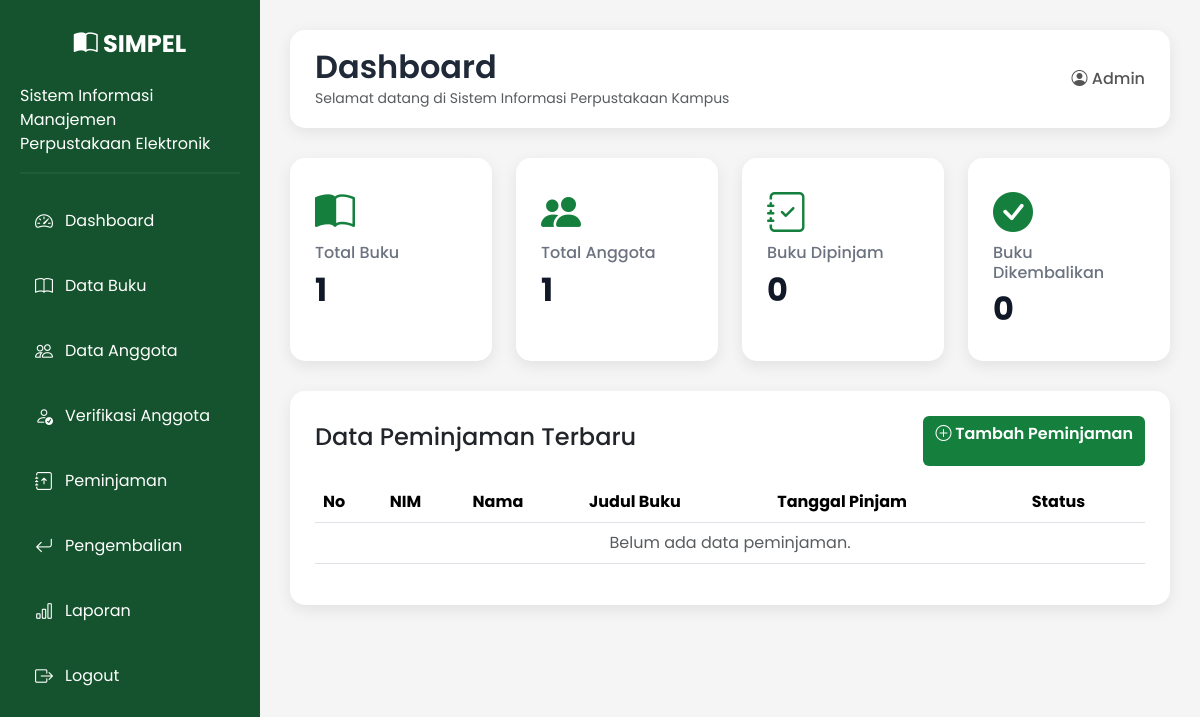
The app's page /dashboard/ (signed in), older data.
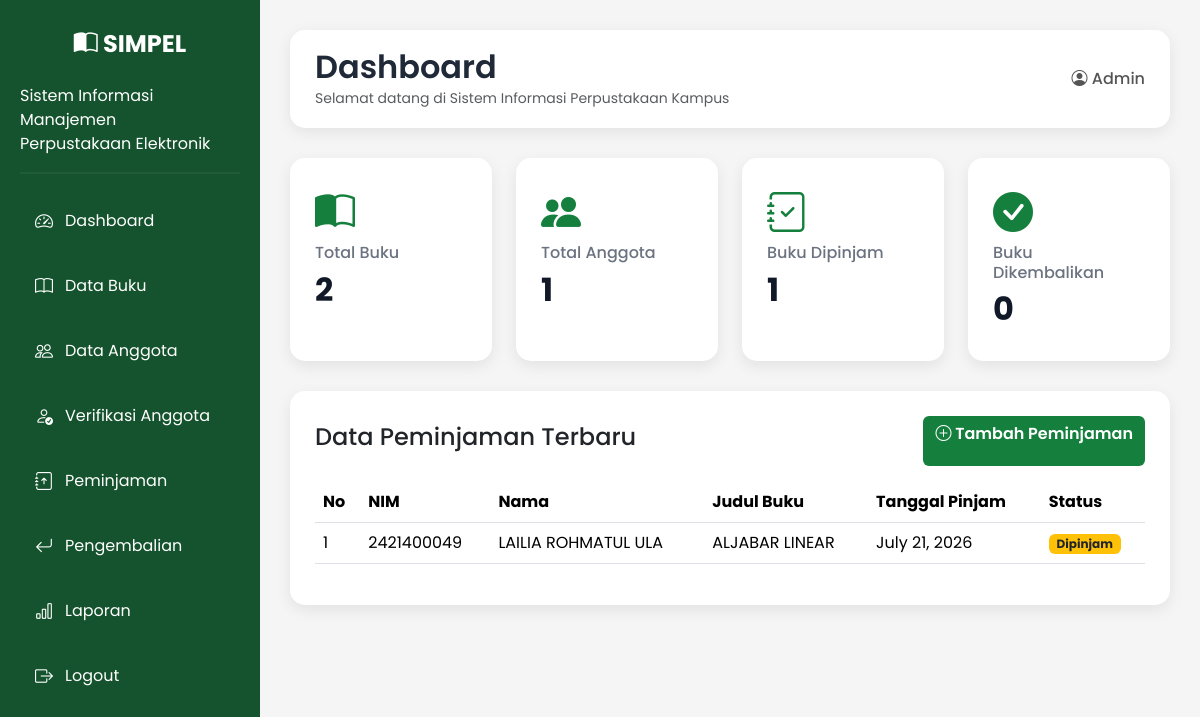
The same page, newer data.
### library/models.py (models this page shows, shortened)
class Peminjaman(models.Model):
    STATUS = (
        ('Dipinjam', 'Dipinjam'),
        ('Dikembalikan', 'Dikembalikan'),
    )
    anggota = models.ForeignKey(Anggota, on_delete=models.CASCADE)
    buku = models.ForeignKey(Buku, on_delete=models.CASCADE)
    tanggal_pinjam = models.DateField()
    tanggal_kembali = models.DateField()
    status = models.CharField(max_length=20, choices=STATUS, default='Dipinjam')

class Anggota(models.Model):
    STATUS = (
        ('Menunggu', 'Menunggu'),
        ('Disetujui', 'Disetujui'),
        ('Ditolak', 'Ditolak'),
    )
    user = models.OneToOneField(
        User,
        on_delete=models.CASCADE,
        null=True,
        blank=True
    )
    nim = models.CharField(max_length=20)
    nama = models.CharField(max_length=100)
    prodi = models.CharField(max_length=100)
    fakultas = models.CharField(max_length=100)
    no_hp = models.CharField(max_length=20)
    alamat = models.TextField()
    status = models.CharField(
        max_length=20,
        choices=STATUS,
        default='Menunggu'
    )

class Buku(models.Model):
    kode_buku = models.CharField(max_length=20, unique=True)
    judul = models.CharField(max_length=200)
    penulis = models.CharField(max_length=100)
    penerbit = models.CharField(max_length=100)
    tahun_terbit = models.PositiveIntegerField()
    kategori = models.CharField(max_length=100)
    isbn = models.CharField(max_length=20, blank=True)
    lokasi_rak = models.CharField(
        max_length=50,
        default="Rak A1"
    )
    kondisi = models.CharField(
        max_length=20,
        choices=[
            ('Baik', 'Baik'),
            ('Rusak', 'Rusak'),
        ],
        default='Baik'
    )
    stok = models.PositiveIntegerField(default=0)

### library/views.py (the view)
# urls.py: path('dashboard/', views.dashboard, name='dashboard'),
@login_required(login_url='login')
def dashboard(request):
    total_buku = Buku.objects.count()
    total_anggota = Anggota.objects.count()
    buku_dipinjam = Peminjaman.objects.filter(
        status="Dipinjam"
    ).count()
    buku_dikembalikan = Peminjaman.objects.filter(
        status="Dikembalikan"
    ).count()
    peminjaman_terbaru = Peminjaman.objects.all().order_by('-id')[:5]
    context = {
        'total_buku': total_buku,
        'total_anggota': total_anggota,
        'buku_dipinjam': buku_dipinjam,
        'buku_dikembalikan': buku_dikembalikan,
        'peminjaman_terbaru': peminjaman_terbaru,
    }
    return render(
        request,
        'library/dashboard.html',
        context
    )

### library/templates/library/dashboard.html (shortened to what this page needs)
{% extends 'library/base.html' %}
{% block content %}
<div class="topbar">
    <div>
        <h2>Dashboard</h2>
        <small class="text-muted">
            Selamat datang di Sistem Informasi Perpustakaan Kampus
        </small>
    </div>
    <div class="user">
        <i class="bi bi-person-circle"></i>
        Admin
    </div>
</div>
<div class="row g-4">
    <div class="col-lg-3 col-md-6">
        <div class="card-box">
            <i class="bi bi-book-half"></i>
            <h5>Total Buku</h5>
            <h2>{{ total_buku }}</h2>
        </div>
    </div>
    <div class="col-lg-3 col-md-6">
        <div class="card-box">
            <i class="bi bi-people-fill"></i>
            <h5>Total Anggota</h5>
            <h2>{{ total_anggota }}</h2>
        </div>
    </div>
    <div class="col-lg-3 col-md-6">
        <div class="card-box">
            <i class="bi bi-journal-check"></i>
            <h5>Buku Dipinjam</h5>
            <h2>{{ buku_dipinjam }}</h2>
        </div>
    </div>
    <div class="col-lg-3 col-md-6">
        <div class="card-box">
            <i class="bi bi-check-circle-fill"></i>
            <h5>Buku Dikembalikan</h5>
            <h2>{{ buku_dikembalikan }}</h2>
        </div>
    </div>
</div>
<div class="table-container">
    <div class="d-flex justify-content-between align-items-center mb-3">
    <h4>Data Peminjaman Terbaru</h4>
    <a href="{% url 'tambah_peminjaman' %}" class="btn btn-success">
        <i class="bi bi-plus-circle"></i>
        Tambah Peminjaman
    </a>
</div>
    <table class="table table-hover">
        <thead>
            <tr>
                <th>No</th>
                <th>NIM</th>
                <th>Nama</th>
                <th>Judul Buku</th>
                <th>Tanggal Pinjam</th>
                <th>Status</th>
            </tr>
        </thead>
<tbody>
{% for item in peminjaman_terbaru %}
<tr>
    <td>{{ forloop.counter }}</td>
    <td>{{ item.anggota.nim }}</td>
    <td>{{ item.anggota.nama }}</td>
    <td>{{ item.buku.judul }}</td>
    <td>{{ item.tanggal_pinjam }}</td>
    <td>
        {% if item.status == "Dipinjam" %}
            <span class="badge bg-warning text-dark">
                Dipinjam
            </span>
        {% else %}
            <span class="badge bg-success">
                Dikembalikan
            </span>
        {% endif %}
    </td>
</tr>
{% empty %}
<tr>
    <td colspan="6" class="text-center text-muted">
        Belum ada data peminjaman.
    </td>
</tr>
{% endfor %}
</tbody>
    </table>
</div>
{% endblock %}

Row changes from the older to the newer data that the page shows:
added Peminjaman: anggota.nim "2421400049", anggota.nama "LAILIA ROHMATUL ULA", buku.judul "ALJABAR LINEAR", tanggal_pinjam "July 21, 2026", status "Dipinjam"
Text that changed along with them:
{{ total_buku }}: "1" → "2"
{{ buku_dipinjam }}: "0" → "1"
text no longer shown: "Belum ada data peminjaman."
